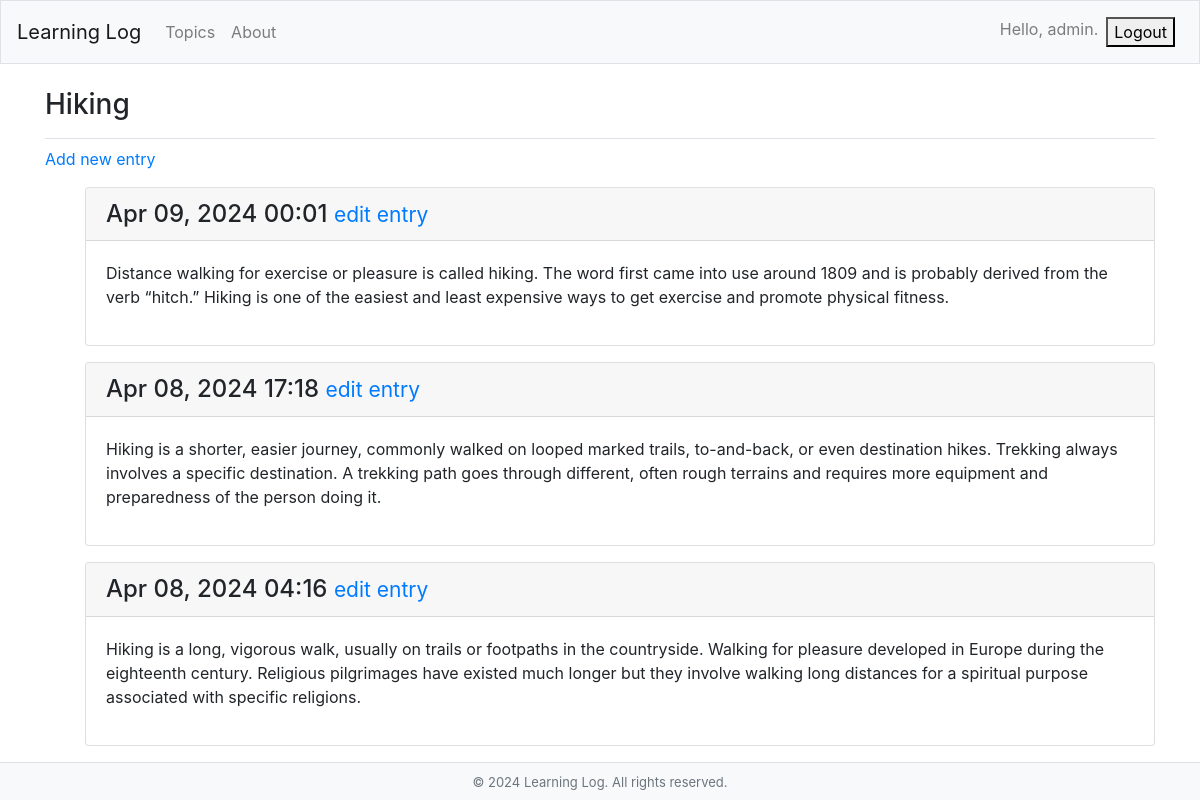
The page /topics/2/ (signed in) on the database its author committed.
### learning_logs/models.py (models this page shows)
class Topic(models.Model):
    text = models.CharField(max_length=200)
    date_added = models.DateTimeField(auto_now_add=True)
    owner = models.ForeignKey(User, on_delete=models.CASCADE)
    def __str__(self):
        return self.text

class Entry(models.Model):
    topic = models.ForeignKey(Topic, on_delete=models.CASCADE)
    text = models.TextField()
    date_added = models.DateTimeField(auto_now_add=True)

### learning_logs/views.py (the view)
# urls.py: path('topics/<int:topic_id>/', views.topic, name='topic'),
@login_required
def topic(request, topic_id):
    topic = get_object_or_404(Topic, id=topic_id)
    if topic.owner != request.user:
        raise Http404
    entries = topic.entry_set.order_by('-date_added')
    context = {'topic': topic, 'entries': entries}
    return render(request, 'learning_logs/topic.html', context)

### learning_logs/templates/learning_logs/topic.html
{% extends 'learning_logs/base.html' %}
{% block page_header %}
  <h3>{{ topic }}</h3>
{% endblock page_header %} {% block content %}
  <p>
    <a href="{% url 'learning_logs:new_entry' topic.id %}">Add new entry</a>
  </p>
  <ul>
  {% for entry in entries %}
    <div class="card mb-3">
      <h4 class="card-header">
        {{ entry.date_added|date:'M d, Y H:i' }}
        <small><a href="{% url 'learning_logs:edit_entry' entry.id %}">
            edit entry</a></small>
      </h4>
      <div class="card-body">
        {{ entry.text|linebreaks }}
      </div>
    </div>
  {% empty %}
    <p>There are no entries for this topic yet.</p>
  {% endfor %}
  {% endblock content %}

### learning_logs/templates/learning_logs/base.html (shortened to what this page needs)
{% load bootstrap4 %}
<!doctype html>
<html lang="en">
<head>
  {% bootstrap_css %}
</head>
<body>
  <nav class="navbar navbar-expand-md navbar-light bg-light mb-4 border">
    <a class="navbar-brand" href="{% url 'learning_logs:index' %}">
        Learning Log</a>
    <div class="collapse navbar-collapse" id="navbarCollapse">
      <ul class="navbar-nav mr-auto">
        <li class="nav-item">
          <a class="nav-link" href="{% url 'learning_logs:topics' %}">
              Topics</a></li>
        <li class="nav-item">
          <a class="nav-link" href="{% url 'learning_logs:about' %}">About</a></li>
      </ul>
      <ul class="navbar-nav ml-auto">
        {% if user.is_authenticated %}
          <li class="nav-item">
            <span class="navbar-text">Hello, {{ user.username }}.</span>
          </li>
          <li class="nav-item">
            <form class="nav-link" action="{% url 'users:logout' %}" method="post">
              <button type="submit">Logout</button>
            </form>
          </li>
        {% else %}
          <li class="nav-item">
            <a class="nav-link" href="{% url 'users:register' %}">Create New Account</a>
          </li>
          <li class="nav-item">
            <a class="nav-link" href="{% url 'users:login' %}">Log in</a></li>
        {% endif %}
      </ul>
    </div>
  </nav>
  <main role="main" class="container">
    <div class="pb-2 mb-2 border-bottom">
      {% block page_header %}{% endblock page_header %}
    </div>
    <div>
      {% block content %}{% endblock content %}
    </div>
  </main>
  <footer class="footer">
    <span class="text-muted">&copy; 2024 Learning Log. All rights reserved.</span>
  </footer>
</body>
</html>

### learning_logs/templates/learning_logs/base.html (style rules this page uses)
body { display: flex; flex-direction: column; min-height: 100vh; }
main { flex: 1; }
.footer { background-color: #f8f9fa; text-align: center; padding: 10px; font-size: small; border-top: 1px solid #dee2e6; }

### rows shown on the page
Topic: text "Hiking"
Entry: date_added "Apr 09, 2024 00:01", text "Distance walking for exercise or pleasure is called hiking. The word first came into use around 1809 and is probably derived from the verb “hitch.” Hiking is one of the easiest and least expensive ways to get exercise and promote physical fitness."
Entry: date_added "Apr 08, 2024 17:18", text "Hiking is a shorter, easier journey, commonly walked on looped marked trails, to-and-back, or even destination hikes. Trekking always involves a specific destination. A trekking path goes through different, often rough terrains and requires more equipment and preparedness of the person doing it."
Entry: date_added "Apr 08, 2024 04:16", text "Hiking is a long, vigorous walk, usually on trails or footpaths in the countryside. Walking for pleasure developed in Europe during the eighteenth century. Religious pilgrimages have existed much longer but they involve walking long distances for a spiritual purpose associated with specific religions."

### other values the page prints
{{ user.username }} "admin"
